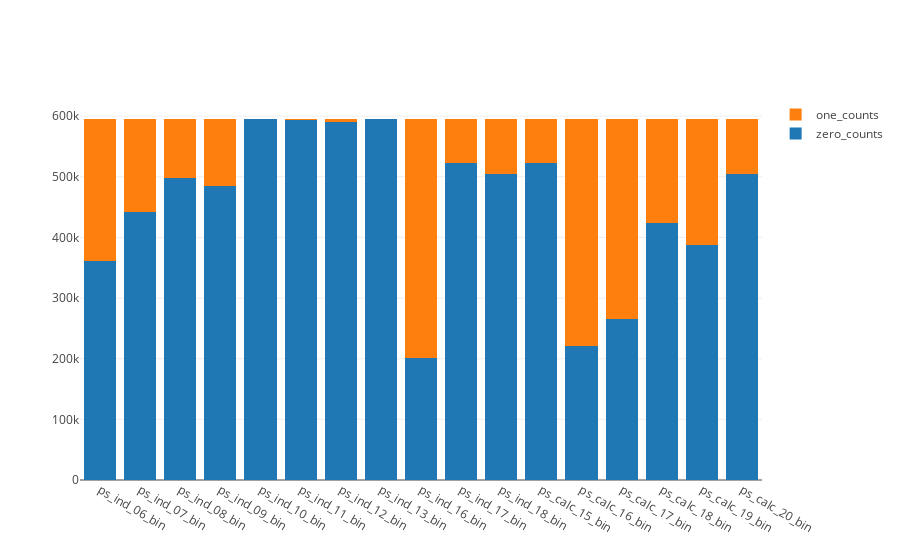

The code cell stored with this chart in its notebook:
### Code cell
import plotly.offline as pltoff
import plotly.graph_objs as go

train_bin_zero_list = []
train_bin_one_list = []
for col in bin_cols:
    temp = train[col].value_counts()
    zero = temp[0]
    one = temp[1]
    train_bin_zero_list.append(zero)
    train_bin_one_list.append(one)

train_trace1 = go.Bar(x = bin_cols,
               y = train_bin_zero_list,
               name = 'zero_counts')
train_trace2 = go.Bar(x = bin_cols,
               y = train_bin_one_list,
               name = 'one_counts')
train_bin_plot_data = [train_trace1, train_trace2]
layout = go.Layout(barmode = 'stack')
fig = go.Figure(layout = layout, data = train_bin_plot_data)
pltoff.iplot(fig, filename = 'stack-bar')
##ps_ind_14与ps_ind_10_bin,ps_ind_11_bin,ps_ind_12_bin,ps_ind_13_bin相关，
#而这4项二分类取零较多，ps_ind_14空值较多

### Figure 1 — Plotly figure (JSON) as saved in the notebook; plotly's stock layout.template omitted (floating-point values rounded to 4 significant figures)
{"data": [{"name": "zero_counts", "type": "bar", "uid": "b557394c-4a58-40dd-9a57-6c7417a990f7", "x": ["ps_ind_06_bin", "ps_ind_07_bin", "ps_ind_08_bin", "ps_ind_09_bin", "ps_ind_10_bin", "ps_ind_11_bin", "ps_ind_12_bin", "ps_ind_13_bin", "ps_ind_16_bin", "ps_ind_17_bin", "ps_ind_18_bin", "ps_calc_15_bin", "ps_calc_16_bin", "ps_calc_17_bin", "ps_calc_18_bin", "ps_calc_19_bin", "ps_calc_20_bin"], "y": [360852, 442223, 497644, 484917, 594990, 594205, 589594, 594648, 201882, 523143, 503879, 522342, 221514, 265356, 424278, 387469, 503955]}, {"name": "one_counts", "type": "bar", "uid": "17cb7471-de80-468c-ac58-6edc729e9bab", "x": ["ps_ind_06_bin", "ps_ind_07_bin", "ps_ind_08_bin", "ps_ind_09_bin", "ps_ind_10_bin", "ps_ind_11_bin", "ps_ind_12_bin", "ps_ind_13_bin", "ps_ind_16_bin", "ps_ind_17_bin", "ps_ind_18_bin", "ps_calc_15_bin", "ps_calc_16_bin", "ps_calc_17_bin", "ps_calc_18_bin", "ps_calc_19_bin", "ps_calc_20_bin"], "y": [234360, 152989, 97568, 110295, 222, 1007, 5618, 564, 393330, 72069, 91333, 72870, 373698, 329856, 170934, 207743, 91257]}], "layout": {"barmode": "stack"}}
